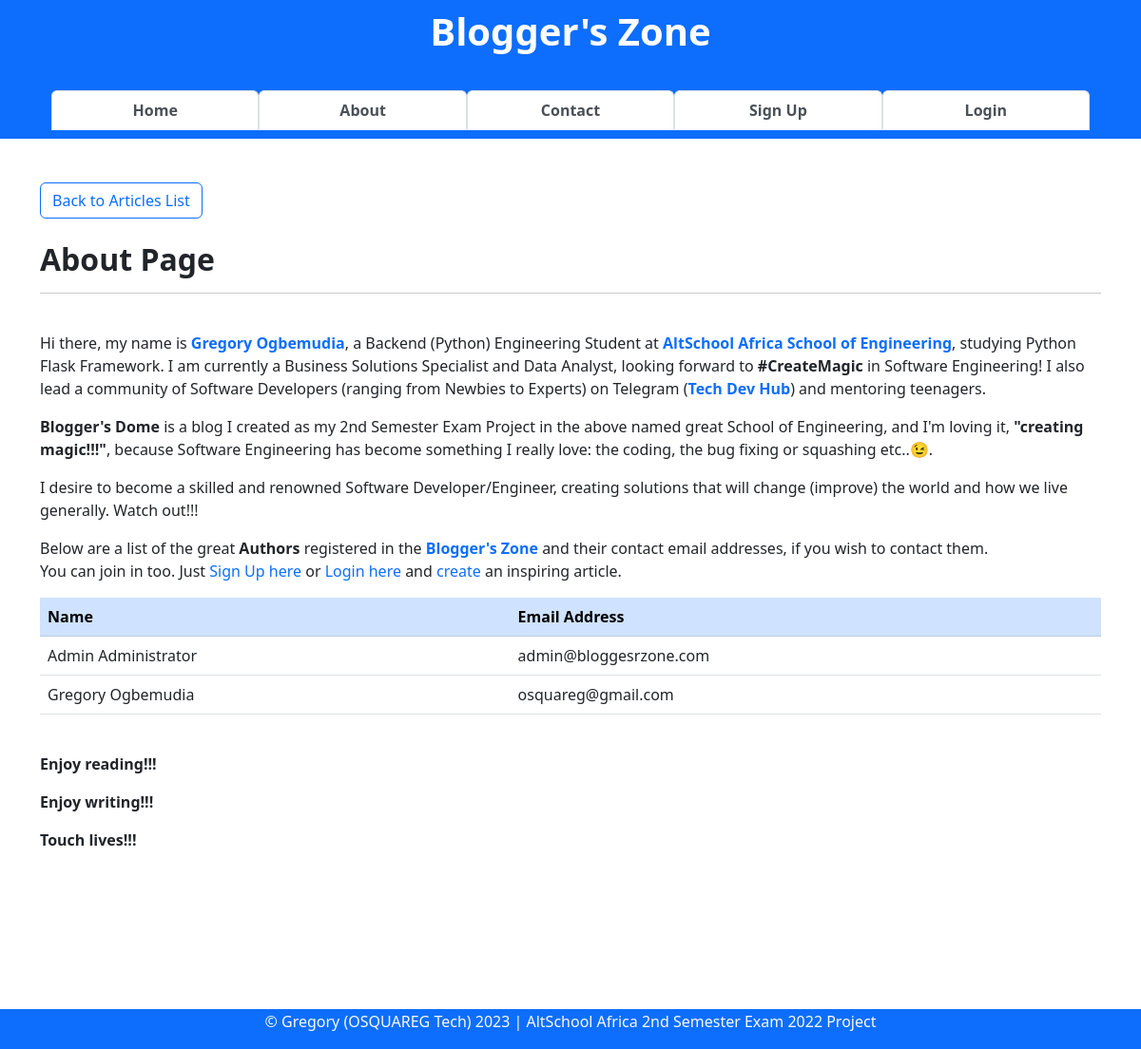
Before: /about with the older database file.
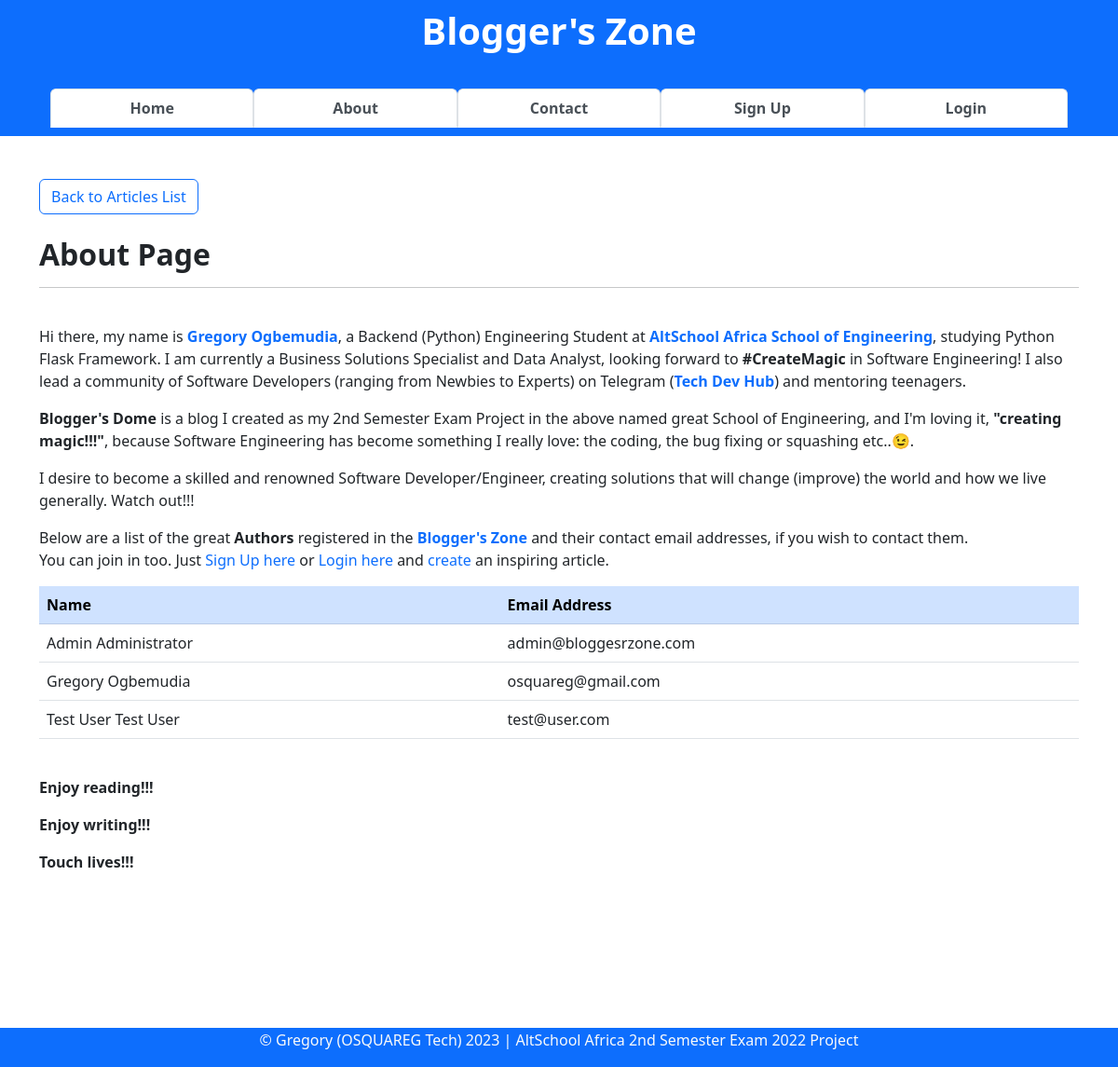
After: the same page with the newer database file.
### app/models.py (models this page shows, shortened)
class User(db.Model, UserMixin):
    __tablename__ = "users"
    id = db.Column(db.Integer, primary_key=True)
    firstname = db.Column(db.String(255), nullable=False)
    lastname = db.Column(db.String(255), nullable=False)
    username = db.Column(db.String(25), nullable=False, unique=True)
    email = db.Column(db.Text(150), nullable=False, unique=True)
    password_hash = db.Column(db.Text(255), nullable=False, unique=True)
    about_author = db.Column(db.Text(), nullable=True)
    date_joined = db.Column(db.DateTime, default=datetime.utcnow)
    is_active = db.Column(db.Boolean, default=True)
    is_admin = db.Column(db.Boolean, default=False)
    profile_pic = db.Column(db.String(), nullable=True)
    last_updated_by = db.Column(db.String)
    last_updated_on = db.Column(db.DateTime, onupdate=datetime.utcnow)
    articles = db.relationship("Article", backref="author")
    comments = db.relationship("Comment", backref="commenter")
    article_likes = db.relationship("ArticleLike", backref="art_liker")
    comment_likes = db.relationship("CommentLike", backref="com_liker")

### app/general/general.py (the view)
@blueprint.route("/about", methods=["GET"])
def about():
    authors = User.query.order_by(User.id).all
    context = {
        "authors": authors
    }
    return render_template("about.html", **context)

### app/general/templates/about.html (shortened to what this page needs)
{% extends 'base.html' %}
{% block content %}
<a href="/#jump-to-articles-list" class="btn btn-outline-primary border border-primary">Back to Articles List</a>
<br><br>
<h2 style="font-weight:bold">About Page</h2>
<hr>
<br>
<p>
    Hi there, my name is <a href="https://linktr.ee/osquareg" style="text-decoration:none"><b>Gregory Ogbemudia</b></a>, a Backend (Python) Engineering Student at <a href="https://thealtschool.com/" style="text-decoration:none"><b>AltSchool Africa School of Engineering</b></a>, studying Python Flask Framework. I am currently a Business Solutions Specialist and Data Analyst, looking forward to <b>#CreateMagic</b> in Software Engineering! I also lead a community of Software Developers (ranging from Newbies to Experts) on Telegram (<a href="https://t.me/tech_dev_hub" style="text-decoration:none"><b>Tech Dev Hub</b></a>) and mentoring teenagers.
</p>
<p>
    <strong>Blogger's Dome</strong> is a blog I created as my 2nd Semester Exam Project in the above named great School of Engineering, and I'm loving it, <b>"creating magic!!!"</b>, because Software Engineering has become something I really love: the coding, the bug fixing or squashing etc..😉.
</p>
<p>
    I desire to become a skilled and renowned Software Developer/Engineer, creating solutions that will change (improve) the world and how we live generally. Watch out!!!
</p>
<p>
    Below are a list of the great <b>Authors</b> registered in the <a href="{{ url_for('general.index') }}"
                                                                      style="text-decoration:none"><b>Blogger's
    Zone</b></a> and their contact email addresses, if you wish to contact them. <br> You can join in too. Just <a
        href="{{ url_for('auth.sign_up') }}" style="text-decoration:none">Sign Up here</a> or <a href="{{ url_for('auth.login') }}" style="text-decoration:none">Login here</a> and <a
        href="{{ url_for('article.create_article') }}" style="text-decoration:none">create</a> an inspiring article.
</p>
<table class="table">
    <thead class="table-primary table-responsive">
        <th>Name</th>
        <th>Email Address</th>
    </thead>
    <tbody>
        {% for author in authors() %}
        <tr>
            <td>{{ author.firstname }} {{ author.lastname }}</td>
            <td>{{ author.email }} </td>
        </tr>
        {% endfor %}
    </tbody>
</table>
<br>
<p><b>Enjoy reading!!!</b></p>
<p><b>Enjoy writing!!!</b></p>
<p><b>Touch lives!!!</b></p>
{% endblock content %}

Changed rows visible on the page:
added User: firstname "Test User", lastname "Test User", email "test@user.com"
